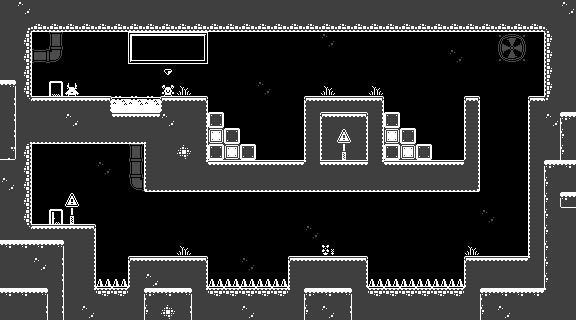

A level layout from a 2D game, rendered from its tile map. Below: a short description, then the map file with tile-grid data replaced by summaries:
An orthogonal 36x20 tile map with 16x16 px tiles, 8 tile layers (layer_bg_details, layer_walls, layer_platforms, layer_oneWay_platforms, ...) and 20 objects (13x Spike, 3x Potion, 2x Door, Student, Npc).

<map version="1.10" tiledversion="1.11.2" orientation="orthogonal" renderorder="left-up" width="36" height="20" tilewidth="16" tileheight="16" infinite="0" nextlayerid="13" nextobjectid="49">
 <editorsettings>
  <export target="level3.json" format="json" />
 </editorsettings>
 <tileset firstgid="1" name="ts-monochrome_tilemap_transparent" tilewidth="16" tileheight="16" spacing="1" tilecount="400" columns="20">
  <image source="../tilesets/ts-monochrome_tilemap_transparent.png" trans="ff00ff" width="339" height="339" />
 </tileset>
 <layer id="6" name="layer_bg_details" width="36" height="20" opacity="0.3" tintcolor="#686868">
  <data>[720 cells, 17 non-empty, 9 distinct tile ids]</data>
 </layer>
 <layer id="3" name="layer_walls" width="36" height="20">
  <data>[720 cells, 239 non-empty, 31 distinct tile ids]</data>
 </layer>
 <layer id="5" name="layer_platforms" width="36" height="20">
  <data>[720 cells, 12 non-empty, 2 distinct tile ids]</data>
 </layer>
 <layer id="12" name="layer_oneWay_platforms" width="36" height="20">
  <data>[720 cells, 0 non-empty, 0 distinct tile ids]</data>
 </layer>
 <layer id="7" name="layer_fg_details" width="36" height="20">
  <data>[720 cells, 25 non-empty, 6 distinct tile ids]</data>
 </layer>
 <layer id="8" name="layer_ui" width="36" height="20">
  <data>[720 cells, 11 non-empty, 7 distinct tile ids]</data>
 </layer>
 <objectgroup id="9" name="level_entities">
  <object id="1" name="student" type="Student" x="72" y="96">
   <point />
  </object>
  <object id="2" name="Edu" type="Npc" x="168" y="96">
   <point />
  </object>
  <object id="3" name="door01" type="Door" x="56" y="96">
   <properties>
    <property name="exit" type="bool" value="false" />
    <property name="opened" type="bool" value="true" />
   </properties>
   <point />
  </object>
  <object id="23" name="door2" type="Door" x="48" y="224">
   <properties>
    <property name="exit" type="bool" value="true" />
    <property name="opened" type="bool" value="true" />
   </properties>
   <point />
  </object>
  <object id="4" name="spike01" type="Spike" x="104" y="288">
   <point />
  </object>
  <object id="5" name="spike02" type="Spike" x="120" y="288">
   <point />
  </object>
  <object id="6" name="spike03" type="Spike" x="216" y="288">
   <point />
  </object>
  <object id="7" name="spike04" type="Spike" x="232" y="288">
   <point />
  </object>
  <object id="8" name="spike05" type="Spike" x="248" y="288">
   <point />
  </object>
  <object id="9" name="spike06" type="Spike" x="264" y="288">
   <point />
  </object>
  <object id="10" name="spike07" type="Spike" x="280" y="288">
   <point />
  </object>
  <object id="11" name="spike08" type="Spike" x="376" y="288">
   <point />
  </object>
  <object id="12" name="spike09" type="Spike" x="392" y="288">
   <point />
  </object>
  <object id="13" name="spike10" type="Spike" x="408" y="288">
   <point />
  </object>
  <object id="14" name="spike11" type="Spike" x="424" y="288">
   <point />
  </object>
  <object id="15" name="spike12" type="Spike" x="440" y="288">
   <point />
  </object>
  <object id="16" name="spike13" type="Spike" x="456" y="288">
   <point />
  </object>
  <object id="45" name="potion01" type="Potion" x="120" y="112">
   <properties>
    <property name="Effect" value="dash" />
   </properties>
   <point />
  </object>
  <object id="47" name="potion02" type="Potion" x="136" y="112">
   <properties>
    <property name="Effect" value="dash" />
   </properties>
   <point />
  </object>
  <object id="48" name="potion03" type="Potion" x="152" y="112">
   <properties>
    <property name="Effect" value="dash" />
   </properties>
   <point />
  </object>
 </objectgroup>
 <layer id="11" name="reference_objects" width="36" height="20">
  <data>[720 cells, 20 non-empty, 6 distinct tile ids]</data>
 </layer>
 <layer id="10" name="layer_collisions" width="36" height="20" opacity="0.25" tintcolor="#aa007f">
  <data>[720 cells, 376 non-empty, 1 distinct tile ids]</data>
 </layer>
</map>
